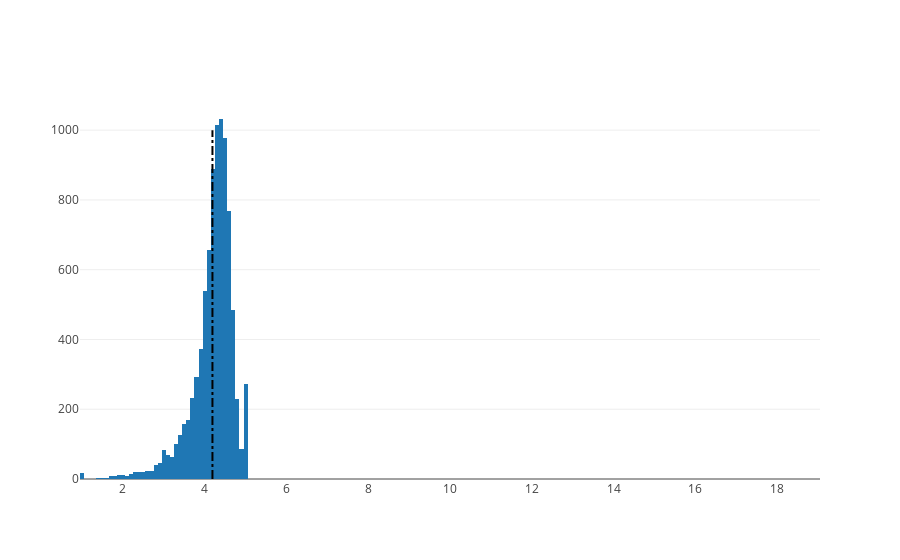

The notebook cell this image was saved under:
### Code cell
# 4. Distribution of app ratings
#    After having witnessed the market share for each category of apps, let's see how all these apps perform on an average. 
#    App ratings (on a scale of 1 to 5) impact the discoverability, conversion of apps as well as the company's overall 
#    brand image. Ratings are a key performance indicator of an app.

#    From our research, we found that the average volume of ratings across all app categories is 4.17. 
#    The histogram plot is skewed to the left indicating that the majority of the apps are highly rated with only a 
#    few exceptions in the low-rated apps.

# Average rating of apps
avg_app_rating = apps['Rating'].mean()
print('Average app rating = ', avg_app_rating)


plt.hist(x = apps['Rating'],bins=100)
plt.xlim(0, 6)
plt.xlabel("Rating")
plt.ylabel('# of Apps')
plt.title('Distribution of rating among the Apps')
plt.show()


# Average rating of apps
avg_app_rating = apps['Rating'].mean()
print('Average app rating = ', avg_app_rating)

# Distribution of apps according to their ratings
data = [go.Histogram(x = apps['Rating'])]

# Vertical dashed line to indicate the average app rating
layout = {'shapes': [{'type' :'line', 'x0': avg_app_rating, 'y0': 0, 'x1': avg_app_rating, 'y1': 1000, 
                      'line': { 'dash': 'dashdot'} }]}

plotly.offline.iplot({'data': data, 'layout': layout})

### Figure 1 — Plotly figure (JSON) as saved in the notebook; plotly's stock layout.template omitted (floating-point values rounded to 4 significant figures; data arrays with more than 128 entries replaced by an {"elided": "..."} marker saying what was removed)
{"data": [{"type": "histogram", "uid": "a4636976-49ff-46a6-bfcf-b34d50eeb594", "x": {"elided": "10358 float values"}}], "layout": {"shapes": [{"line": {"dash": "dashdot"}, "type": "line", "x0": 4.19, "x1": 4.19, "y0": 0, "y1": 1000}]}}
